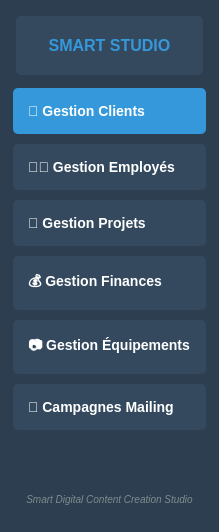
     <widget class="QWidget" name="sidebarWidget" native="true">
      <property name="styleSheet">
       <string notr="true">QWidget {
    background-color: #2C3E50;
    border-radius: 10px;
    margin: 5px;
}</string>
      </property>
      <layout class="QVBoxLayout" name="verticalLayout_2">
       <item>
        <widget class="QLabel" name="label_17">
         <property name="text">
          <string>SMART STUDIO</string>
         </property>
         <property name="styleSheet">
          <string notr="true">color: #3498DB; 
font-weight: bold; 
font-size: 16px; 
padding: 20px; 
background-color: #34495E; 
border-radius: 5px;
text-align: center;</string>
         </property>
         <property name="alignment">
          <set>Qt::AlignCenter</set>
         </property>
        </widget>
       </item>
       <item>
        <widget class="QPushButton" name="clientsBtn">
         <property name="text">
          <string>👥 Gestion Clients</string>
         </property>
         <property name="styleSheet">
          <string notr="true">QPushButton {
    background-color: #34495E;
    color: white;
    border: none;
    padding: 15px;
    text-align: left;
    font-weight: bold;
    font-size: 14px;
    border-radius: 5px;
    margin: 2px;
}
QPushButton:hover {
    background-color: #3498DB;
}
QPushButton:pressed {
    background-color: #2980B9;
}
QPushButton:checked {
    background-color: #3498DB;
}</string>
         </property>
         <property name="checkable">
          <bool>true</bool>
         </property>
         <property name="checked">
          <bool>true</bool>
         </property>
        </widget>
       </item>
       <item>
        <widget class="QPushButton" name="employesBtn">
         <property name="text">
          <string>👨‍💼 Gestion Employés</string>
         </property>
         <property name="styleSheet">
          <string notr="true">QPushButton {
    background-color: #34495E;
    color: white;
    border: none;
    padding: 15px;
    text-align: left;
    font-weight: bold;
    font-size: 14px;
    border-radius: 5px;
    margin: 2px;
}
QPushButton:hover {
    background-color: #3498DB;
}
QPushButton:pressed {
    background-color: #2980B9;
}
QPushButton:checked {
    background-color: #3498DB;
}</string>
         </property>
         <property name="checkable">
          <bool>true</bool>
         </property>
        </widget>
       </item>
       <item>
        <widget class="QPushButton" name="projetsBtn">
         <property name="text">
          <string>📁 Gestion Projets</string>
         </property>
         <property name="styleSheet">
          <string notr="true">QPushButton {
    background-color: #34495E;
    color: white;
    border: none;
    padding: 15px;
    text-align: left;
    font-weight: bold;
    font-size: 14px;
    border-radius: 5px;
    margin: 2px;
}
QPushButton:hover {
    background-color: #3498DB;
}
QPushButton:pressed {
    background-color: #2980B9;
}
QPushButton:checked {
    background-color: #3498DB;
}</string>
         </property>
         <property name="checkable">
          <bool>true</bool>
         </property>
        </widget>
       </item>
       <item>
        <widget class="QPushButton" name="financesBtn">
         <property name="text">
          <string>💰 Gestion Finances</string>
         </property>
         <property name="styleSheet">
          <string notr="true">QPushButton {
    background-color: #34495E;
    color: white;
    border: none;
    padding: 15px;
    text-align: left;
    font-weight: bold;
    font-size: 14px;
    border-radius: 5px;
    margin: 2px;
}
QPushButton:hover {
    background-color: #3498DB;
}
QPushButton:pressed {
    background-color: #2980B9;
}
QPushButton:checked {
    background-color: #3498DB;
}</string>
         </property>
         <property name="checkable">
          <bool>true</bool>
         </property>
        </widget>
       </item>
       <item>
        <widget class="QPushButton" name="equipementsBtn">
         <property name="text">
          <string>📷 Gestion Équipements</string>
         </property>
         <property name="styleSheet">
          <string notr="true">QPushButton {
    background-color: #34495E;
    color: white;
    border: none;
    padding: 15px;
    text-align: left;
    font-weight: bold;
    font-size: 14px;
    border-radius: 5px;
    margin: 2px;
}
QPushButton:hover {
    background-color: #3498DB;
}
QPushButton:pressed {
    background-color: #2980B9;
}
QPushButton:checked {
    background-color: #3498DB;
}</string>
         </property>
         <property name="checkable">
          <bool>true</bool>
         </property>
        </widget>
       </item>
       <item>
        <widget class="QPushButton" name="mailingBtn">
         <property name="text">
          <string>📧 Campagnes Mailing</string>
         </property>
         <property name="styleSheet">
          <string notr="true">QPushButton {
    background-color: #34495E;
    color: white;
    border: none;
    padding: 15px;
    text-align: left;
    font-weight: bold;
    font-size: 14px;
    border-radius: 5px;
    margin: 2px;
}
QPushButton:hover {
    background-color: #3498DB;
}
QPushButton:pressed {
    background-color: #2980B9;
}
QPushButton:checked {
    background-color: #3498DB;
}</string>
         </property>
         <property name="checkable">
          <bool>true</bool>
         </property>
        </widget>
       </item>
       <item>
        <spacer name="verticalSpacer">
         <property name="orientation">
          <enum>Qt::Vertical</enum>
         </property>
         <property name="sizeHint" stdset="0">
          <size>
           <width>20</width>
           <height>40</height>
          </size>
         </property>
        </spacer>
       </item>
       <item>
        <widget class="QLabel" name="label_18">
         <property name="text">
          <string>Smart Digital Content Creation Studio</string>
         </property>
         <property name="styleSheet">
          <string notr="true">color: #7F8C8D; 
font-size: 10px; 
padding: 10px; 
text-align: center;
font-style: italic;</string>
         </property>
         <property name="alignment">
          <set>Qt::AlignCenter</set>
         </property>
        </widget>
       </item>
      </layout>
     </widget>
